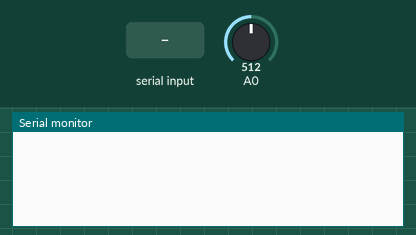
Simulated run of this sketch. Board: Arduino Uno, built with avr-gcc and run on an emulated ATmega328P. Shown: the last lines printed to the serial monitor. The test bench sets the inputs (shaded band); at power-on: A0 = 512.

Above: at 1.2 s.
1.3 s: "1" received over Serial
At 2.0 s:
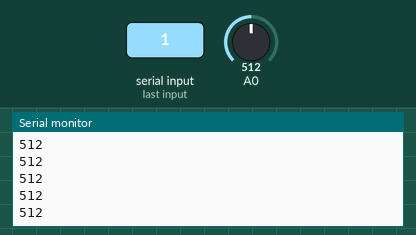
3.2 s: A0 set to 716
At 3.7 s:
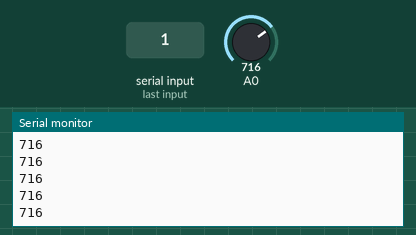
4.7 s: A0 set to 900
At 5.7 s:
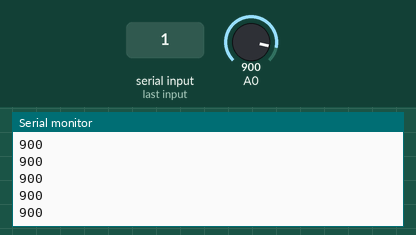
Timing chart, 0 to 7.7 s (numbered marks = the images above; inputs shaded):
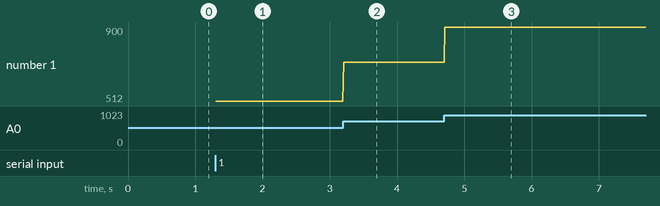

The sketch:

port.ino
```cpp
void setup()
{
  Serial.begin(9600);
analogReference(INTERNAL);
}

void loop()
{
  if (Serial.available() > 0)
  {
  int sensorValue = analogRead(A0);
  Serial.println(sensorValue);
  delay(10);
  }
}
```

Measured:
- after the input at 1.3 s, the serial monitor: prints a new line at once (image 1)
- after the input at 3.2 s, the serial monitor: prints a new line at once (image 2)
- after the input at 4.7 s, the serial monitor: prints a new line at once (image 3)
- plotted number 1: 512 → 716 after the input at 3.2 s, 716 → 900 after the input at 4.7 s
